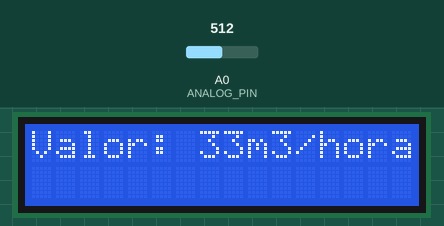
Recording of a sketch running on a simulated Arduino Uno, built with avr-gcc and run on an emulated ATmega328P. Shown: 16×2 character LCD. The inputs (shaded band) are chosen by the test bench; at power-on: A0 (ANALOG_PIN) = 512.

Above: at 1.2 s.
1.3 s: A0 (ANALOG_PIN) set to 343
At 1.7 s:
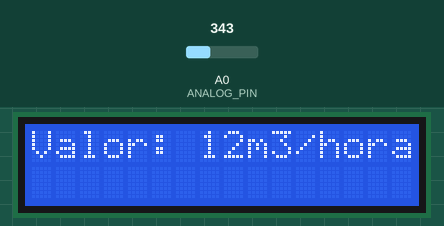
2.9 s: A0 (ANALOG_PIN) set to 319
At 4.1 s:
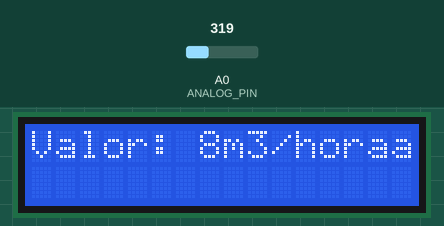
4.4 s: A0 (ANALOG_PIN) set to 511
At 5.6 s:
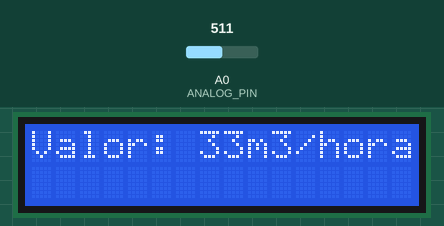
Timing chart, 0 to 7.4 s (numbered marks = the images above; inputs shaded):
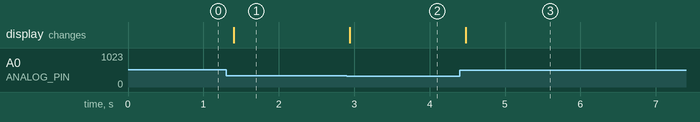

Measured:
- the behaviour switches between 328 and 327 on A0 (ANALOG_PIN) (found by bisection; images 1 and 2)
- after the input at 1.3 s, the display: changes after 0.10 s (image 1)
- after the input at 2.9 s, the display: changes at once (image 2)
- after the input at 4.4 s, the display: changes after 0.08 s (image 3)

The sketch:

Code_17-04.ino
```cpp
#include <LiquidCrystal.h>

#include <LiquidCrystal.h>

const int LCD_RS = 12;
const int LCD_EN = 11;
const int LCD_D4 = 5;
const int LCD_D5 = 4;
const int LCD_D6 = 3;
const int LCD_D7 = 2;

const int ANALOG_PIN = A0;

// Tamanho da matriz de LED
#define NUM_ROWS 8
#define NUM_COLS 8

bool leds[NUM_ROWS][NUM_COLS];

LiquidCrystal lcd(LCD_RS, LCD_EN, LCD_D4, LCD_D5, LCD_D6, LCD_D7);

void setup() {
  lcd.begin(16, 2);

  for (int row = 0; row < NUM_ROWS; row++) {
    for (int col = 0; col < NUM_COLS; col++) {
      leds[row][col] = false;
    }
  }
}

// Função principal
void loop() {
  int analogValue = analogRead(ANALOG_PIN);

  // Mapeia o valor para a escala de 0-100
  int brightness = map(analogValue, 250, 1023, 0, 100);

  // Atualiza a matriz de LED para exibir o valor numérico
  updateLEDs(brightness);

  // Exibe o valor numérico no display LCD
  displayLCD(brightness);

  // Aguarda um breve intervalo
  delay(100);
}

// Função para atualizar a matriz de LED para exibir o valor numérico
void updateLEDs(int brightness) {
  // Limpa a matriz de LED
  clearLEDs();

  // Calcula o número de LEDs acesos com base no brilho
  int numLEDs = map(brightness, 0, 100, 0, NUM_ROWS * NUM_COLS);

  // Atualiza a matriz de LED com base no número de LEDs acesos
  for (int i = 0; i < numLEDs; i++) {
    int row = i / NUM_COLS;
    int col = i % NUM_COLS;
    leds[row][col] = true;
  }
}

void clearLEDs() {
  for (int row = 0; row < NUM_ROWS; row++) {
    for (int col = 0; col < NUM_COLS; col++) {
      leds[row][col] = false;
    }
  }
}

// Função para exibir o valor numérico no display LCD
void displayLCD(int value) {
  lcd.setCursor(0, 0);
  lcd.print("Valor: ");
  lcd.print(value);
  lcd.print("m3/hora");
}
```
